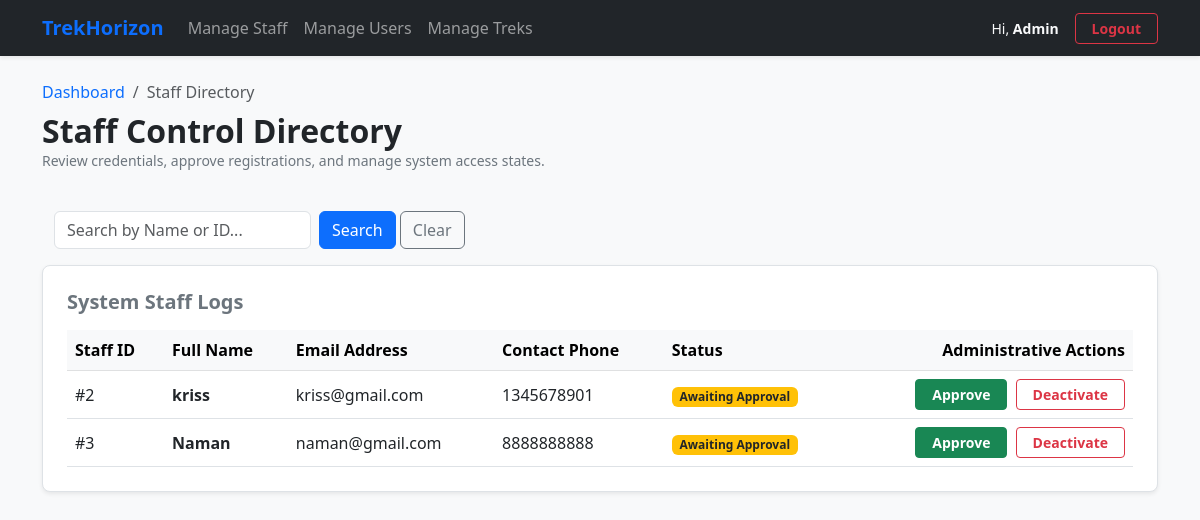
/admin/staff-details (signed in), run on an earlier commit of the app's database.
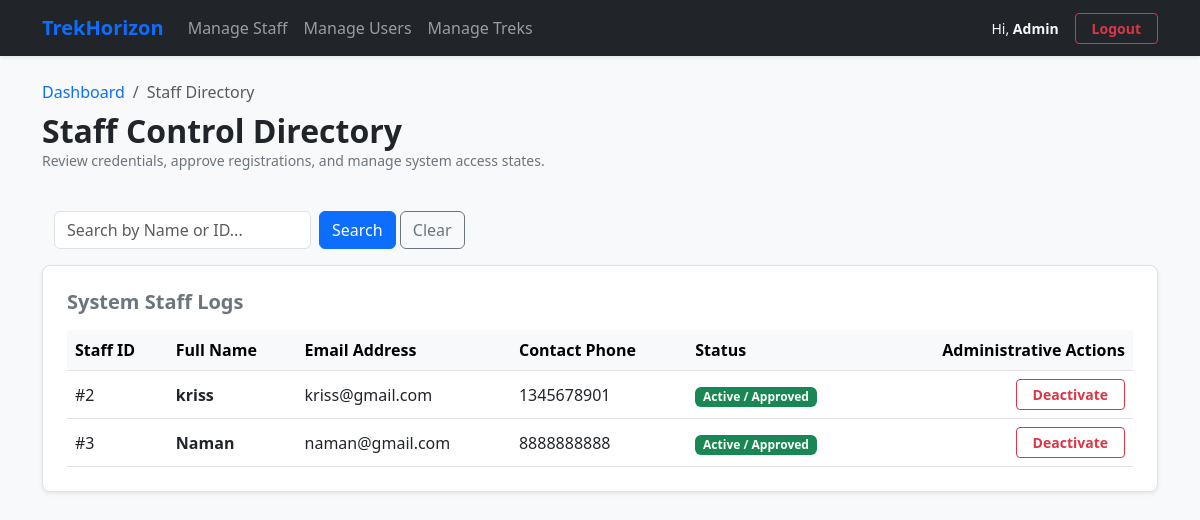
And on a later commit of the database.
### models.py (models this page shows)
class User(db.Model):
    user_id = db.Column(db.Integer, primary_key=True, autoincrement=True)
    name = db.Column(db.String(100), nullable=False)
    email = db.Column(db.String(100), nullable=False, unique=True)
    password = db.Column(db.String(255), nullable=False)
    phone = db.Column(db.String(20), nullable=True)
    role = db.Column(db.Enum('Admin', 'Staff', 'Trekker', name='user_roles'), nullable=False)
    status = db.Column(db.String(20), nullable=False, default='Approved')
    created_at = db.Column(db.DateTime, default=datetime.utcnow)
    managed_treks = db.relationship('Trek', backref='assigned_staff', lazy=True)
    bookings = db.relationship('Booking', backref='trekker', lazy=True)

### routes/admin.py (the view)
@app.route('/admin/staff-details')
def admin_staff_details():
    if 'user_id' not in session or session['user_role'] != 'Admin':
        return "Access Forbidden: Administrator clearance required.", 403
    search_query = request.args.get('search', '').strip()
    query = User.query.filter_by(role='Staff')
    if search_query:
        clean_id = search_query.replace('#', '').strip()
        if clean_id.isdigit():
            query = query.filter(User.user_id == int(clean_id))
        else:
            query = query.filter(User.name.like(f"%{search_query}%"))
    all_staff = query.all()
    return render_template('adminstaffdetails.html', staff_list=all_staff)

### templates/adminstaffdetails.html (shortened to what this page needs)
{% extends 'base.html' %}
{% block content %}
<div class="row mb-4 align-items-center">
    <div class="col-12">
        <nav aria-label="breadcrumb">
            <ol class="breadcrumb mb-2">
                <li class="breadcrumb-item"><a href="/dashboard" class="text-decoration-none">Dashboard</a></li>
                <li class="breadcrumb-item active" aria-current="page">Staff Directory</li>
            </ol>
        </nav>
        <h2 class="fw-bold text-dark m-0">Staff Control Directory</h2>
        <p class="text-secondary small">Review credentials, approve registrations, and manage system access states.</p>
    </div>
</div>
<div class="container my-3">
    <form action="/admin/staff-details" method="GET" class="row g-2 align-items-center">
        <div class="col-auto">
            <input type="text" name="search" class="form-control" placeholder="Search by Name or ID..." value="{{ request.args.get('search', '') }}">
        </div>
        <div class="col-auto">
            <button type="submit" class="btn btn-primary">Search</button>
            <a href="/admin/staff-details" class="btn btn-outline-secondary">Clear</a>
        </div>
    </form>
</div>
<div class="row">
    <div class="col-12">
        <div class="card shadow-sm border rounded-3 p-4 bg-white">
            <h5 class="fw-bold text-secondary mb-3">System Staff Logs</h5>
            {% if staff_list %}
            <div class="table-responsive">
                <table class="table align-middle table-hover m-0">
                    <thead class="table-light">
                        <tr>
                            <th>Staff ID</th>
                            <th>Full Name</th>
                            <th>Email Address</th>
                            <th>Contact Phone</th>
                            <th>Status</th>
                            <th class="text-end">Administrative Actions</th>
                        </tr>
                    </thead>
                    <tbody>
                        {% for staff in staff_list %}
                        <tr>
                            <td>#{{ staff.user_id }}</td>
                            <td class="fw-bold text-dark">{{ staff.name }}</td>
                            <td>{{ staff.email }}</td>
                            <td>{{ staff.phone if staff.phone else 'N/A' }}</td>
                            <td>
                                {% if staff.status == 'Approved' %}
                                    <span class="badge bg-success">Active / Approved</span>
                                {% elif staff.status == 'Pending' %}
                                    <span class="badge bg-warning text-dark">Awaiting Approval</span>
                                {% else %}
                                    <span class="badge bg-danger">Deactivated</span>
                                {% endif %}
                            </td>
                            <td class="text-end">
                                {% if staff.status == 'Pending' %}
                                    <a href="/admin/staff/approve/{{ staff.user_id }}" class="btn btn-sm btn-success fw-bold px-3 me-1">Approve</a>
                                {% endif %}
                                {% if staff.status != 'Blacklisted' %}
                                    <a href="/admin/staff/blacklist/{{ staff.user_id }}" class="btn btn-sm btn-outline-danger fw-bold px-3">Deactivate</a>
                                {% else %}
                                    <a href="/admin/staff/approve/{{ staff.user_id }}" class="btn btn-sm btn-outline-success fw-bold px-3">Reactivate</a>
                                {% endif %}
                            </td>
                        </tr>
                        {% endfor %}
                    </tbody>
                </table>
            </div>
            {% else %}
            <div class="text-center py-4 text-muted">
                <p class="m-0">No staff members have registered in the system yet.</p>
            </div>
            {% endif %}
        </div>
    </div>
</div>
{% endblock %}

What changed in the data, as far as the page shows it:
changed User "kriss": status "Awaiting Approval Approve" → "Active / Approved"
changed User "Naman": status "Awaiting Approval Approve" → "Active / Approved"
